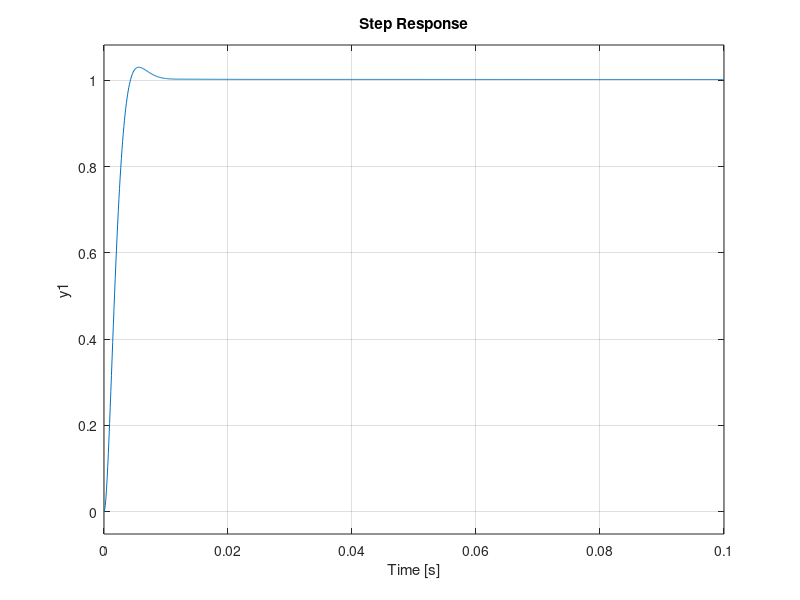

Here is the MATLAB script that generated this plot:
close all ; 
clear ; 
clc ; 

%% DC motor parameters
Ra = 1.6 ; 
Kb = 0.26 ; 
Km = 0.26 ; 
La = 0.001 ; 
Jm = 0.0002 ; 
Bm = 0.001 ; 

%% Plant transfer function
G = tf([0 0 0 Km], [La*Jm (Ra*Jm+La*Bm) (Ra*Bm+Kb*Km) 0]) ; 

%% PID Gains
Kp = 155 ; 
Ki = 200 ; 
Kd = 0.5036 ; 

%% Controller transfer function
% PID = tf([Kd Kp Ki], [0 1 0]) ;
tau = 0.0005324 ; 
PID = tf([(Kp*tau+Kd) (Kp+Ki*tau) (Ki)], [0 1 0]) ;

%% system configuration and simulation
X = feedback(series(G, PID), [1]) ; 
t = 0:0.0001:0.1 ; 
step(X, t) ; 